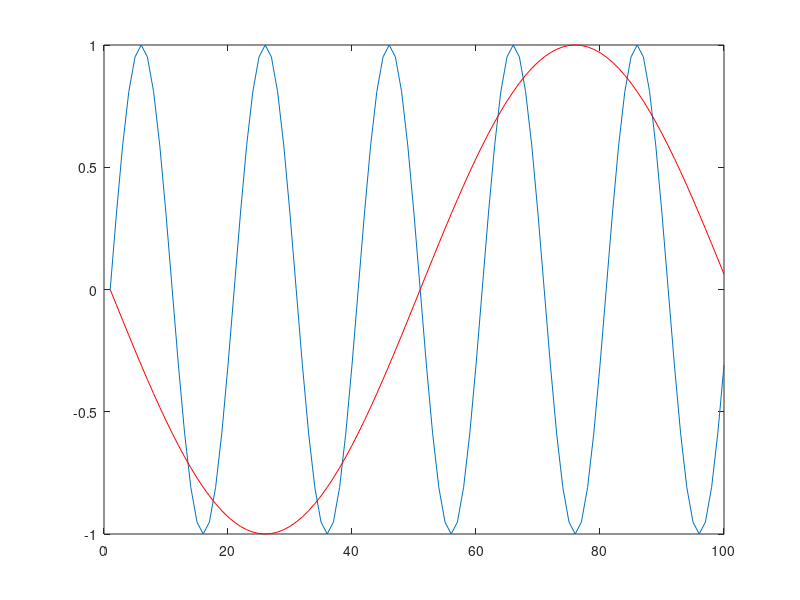

Write MATLAB code to recreate this figure. (Note: this script raises an error after producing the figure.)
clc;
clear;

fs = 20000;         % Sampling frequency in Hz => 20 kHz
f = 1000;           % Sine wave frequency in Hz => 1000 Hz 
duration = 1;       % Duration in seconds

t = 0:1/fs:duration;            % Time vector
x = sin(2 * pi * f * t);        % Generate sine wave

size(x) % Should display [1 20001]

% Upsample to 100 kHz
% Upsampling factor L = 100 kHz / 20 kHz = 5
L = 5;
% Create upsampled signal by inserting L-1 zeros between each sample
x_up = zeros(1, length(x) * L);

x_up(1:L:end) = x; % Place original samples at every Lth position
fs_up = fs * L; % New sampling frequency = 100 kHz

% Check the sound
sound(x_up, fs_up);

t_up = 0:1/fs_up:duration; % New time vector

h = firpm(100, [0 0.2 0.3 1], [5 5 0 0]);
x_upsampled = conv(x_up, h);

% Check the sound
sound(x_upsampled, fs_up);

figure(1);
plot(x(101:200))
hold
plot(x_upsampled (101:200),'r')
hold

figure(2);
[Hy,w]=dtft(x(100:end),100000);
plot(w/pi,20*log10(abs(Hy)),'r')
hold
[Ht,w]=dtft(x_up(100:end),500000);
plot(w/pi,20*log10(abs(Ht)),'g')

axis([0 1 -40 100])